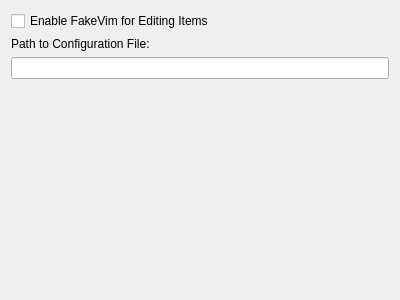
<?xml version="1.0" encoding="UTF-8"?>
<ui version="4.0">
 <class>ItemFakeVimSettings</class>
 <widget class="QWidget" name="ItemFakeVimSettings">
  <property name="geometry">
   <rect>
    <x>0</x>
    <y>0</y>
    <width>400</width>
    <height>300</height>
   </rect>
  </property>
  <layout class="QVBoxLayout" name="verticalLayout">
   <item>
    <widget class="QCheckBox" name="checkBoxEnable">
     <property name="text">
      <string>Enable FakeVim for Editing Items</string>
     </property>
    </widget>
   </item>
   <item>
    <widget class="QLabel" name="label">
     <property name="text">
      <string>Path to Configuration File:</string>
     </property>
    </widget>
   </item>
   <item>
    <widget class="QLineEdit" name="lineEditSourceFileName"/>
   </item>
   <item>
    <spacer name="verticalSpacer">
     <property name="orientation">
      <enum>Qt::Vertical</enum>
     </property>
     <property name="sizeHint" stdset="0">
      <size>
       <width>20</width>
       <height>40</height>
      </size>
     </property>
    </spacer>
   </item>
  </layout>
 </widget>
 <resources/>
 <connections/>
</ui>
